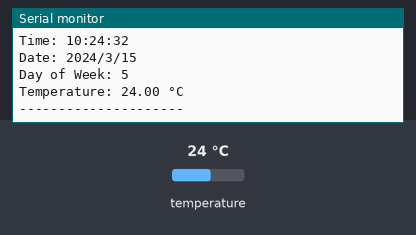
Bench run of a sketch on a simulated Arduino Uno, built with avr-gcc and run on an emulated ATmega328P. Parts: the last lines printed to the serial monitor. Inputs (shaded band) come from the test bench; at power-on: temperature 24 °C. The local clock reads 2024-03-15 10:24:30 at power-on unless the sketch sets it.

Above: at 2.2 s.
2.3 s: temperature set to 12 °C
At 3.4 s:
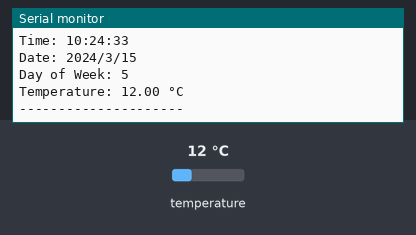
3.8 s: temperature set to 19 °C
At 4.8 s:
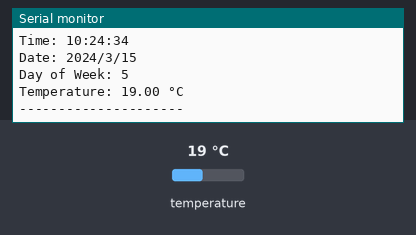
Timing chart, 0 to 6.8 s (numbered marks = the images above; inputs shaded):
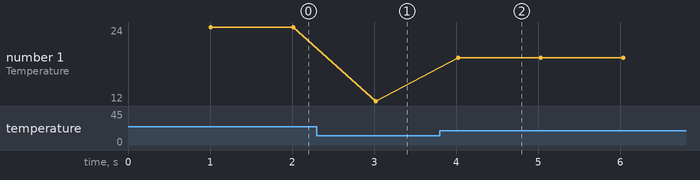

Measured:
- after the input at 2.3 s, the serial monitor: prints a new line after 0.72 s (image 1)
- after the input at 3.8 s, the serial monitor: prints a new line after 0.22 s (image 2)
- plotted number 1: 24 → 12 after the input at 2.3 s, 12 → 19 after the input at 3.8 s

The sketch:

DS3231_Example.ino
```cpp
#include <Wire.h>
#include "RTClib.h"

RTC_DS3231 rtc;

void setup() {
  Serial.begin(115200);
  delay(1000);

  if (!rtc.begin()) {
    Serial.println("Couldn't find RTC");
    while (1)
      ;
  }

  // rtc.adjust(DateTime(2025, 10, 23, 19, 51, 0));
  if (rtc.lostPower()) {
    Serial.println("RTC lost power, setting the time...");

    // Set the date and time (Year, Month, Day, Hour, Minute, Second)
    rtc.adjust(DateTime(2025, 9, 12, 11, 45, 0));
    // Example: 2025-09-12 11:45:00
  }
}

void loop() {
  DateTime now = rtc.now();

  // Extract time
  uint8_t hour = now.hour();
  uint8_t minute = now.minute();
  uint8_t second = now.second();

  // Extract date
  uint8_t dow = now.dayOfTheWeek();  // 0 = Sunday, 6 = Saturday
  uint8_t day = now.day();
  uint8_t month = now.month();
  uint16_t year = now.year();

  // Temperature from DS3231
  float temperature = rtc.getTemperature();

  // Print results
  Serial.print("Time: ");
  Serial.print(hour);
  Serial.print(":");
  Serial.print(minute);
  Serial.print(":");
  Serial.println(second);

  Serial.print("Date: ");
  Serial.print(year);
  Serial.print("/");
  Serial.print(month);
  Serial.print("/");
  Serial.println(day);

  Serial.print("Day of Week: ");
  Serial.println(dow);

  Serial.print("Temperature: ");
  Serial.print(temperature);
  Serial.println(" °C");

  Serial.println("---------------------");
  delay(1000);
}
```
